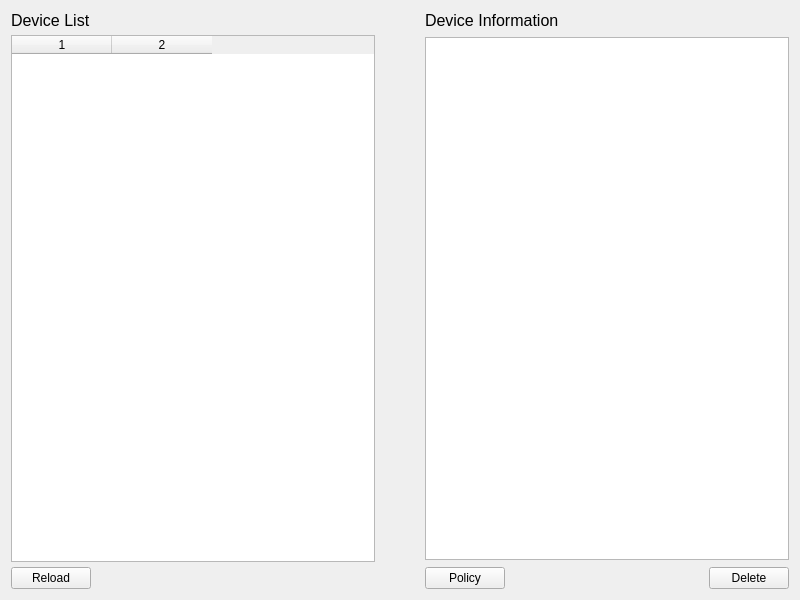
<?xml version="1.0" encoding="UTF-8"?>
<ui version="4.0">
 <class>DeviceWidget</class>
 <widget class="QWidget" name="DeviceWidget">
  <property name="geometry">
   <rect>
    <x>0</x>
    <y>0</y>
    <width>800</width>
    <height>600</height>
   </rect>
  </property>
  <property name="windowTitle">
   <string>Widget</string>
  </property>
  <layout class="QGridLayout" name="gridLayout">
   <item row="0" column="0">
    <layout class="QVBoxLayout" name="fullLayout">
     <item>
      <layout class="QHBoxLayout" name="DeviceInfoLayout">
       <property name="spacing">
        <number>50</number>
       </property>
       <item>
        <layout class="QVBoxLayout" name="devListLayout">
         <property name="spacing">
          <number>5</number>
         </property>
         <item>
          <widget class="QLabel" name="devListLabel">
           <property name="font">
            <font>
             <family>Arial</family>
             <pointsize>12</pointsize>
            </font>
           </property>
           <property name="text">
            <string>Device List</string>
           </property>
          </widget>
         </item>
         <item>
          <widget class="QTableWidget" name="devTable">
           <property name="baseSize">
            <size>
             <width>0</width>
             <height>4</height>
            </size>
           </property>
           <property name="columnCount">
            <number>2</number>
           </property>
           <column/>
           <column/>
          </widget>
         </item>
         <item>
          <layout class="QHBoxLayout" name="reSearchLayout">
           <item>
            <widget class="QPushButton" name="reloadBtn">
             <property name="text">
              <string>Reload</string>
             </property>
            </widget>
           </item>
           <item>
            <spacer name="horizontalSpacer">
             <property name="orientation">
              <enum>Qt::Horizontal</enum>
             </property>
             <property name="sizeHint" stdset="0">
              <size>
               <width>40</width>
               <height>20</height>
              </size>
             </property>
            </spacer>
           </item>
          </layout>
         </item>
        </layout>
       </item>
       <item>
        <layout class="QVBoxLayout" name="devInfoLayout">
         <property name="spacing">
          <number>7</number>
         </property>
         <item>
          <widget class="QLabel" name="devInfoLabel">
           <property name="font">
            <font>
             <family>Arial</family>
             <pointsize>12</pointsize>
            </font>
           </property>
           <property name="text">
            <string>Device Information</string>
           </property>
          </widget>
         </item>
         <item>
          <widget class="QListWidget" name="devInfo"/>
         </item>
         <item>
          <layout class="QHBoxLayout" name="btnLayout">
           <property name="spacing">
            <number>7</number>
           </property>
           <item>
            <widget class="QPushButton" name="policyBtn">
             <property name="text">
              <string>Policy</string>
             </property>
            </widget>
           </item>
           <item>
            <spacer name="horizontalSpacer_2">
             <property name="orientation">
              <enum>Qt::Horizontal</enum>
             </property>
             <property name="sizeHint" stdset="0">
              <size>
               <width>40</width>
               <height>20</height>
              </size>
             </property>
            </spacer>
           </item>
           <item>
            <widget class="QPushButton" name="deleteBtn">
             <property name="text">
              <string>Delete</string>
             </property>
            </widget>
           </item>
          </layout>
         </item>
        </layout>
       </item>
      </layout>
     </item>
    </layout>
   </item>
  </layout>
 </widget>
 <resources/>
 <connections/>
</ui>
